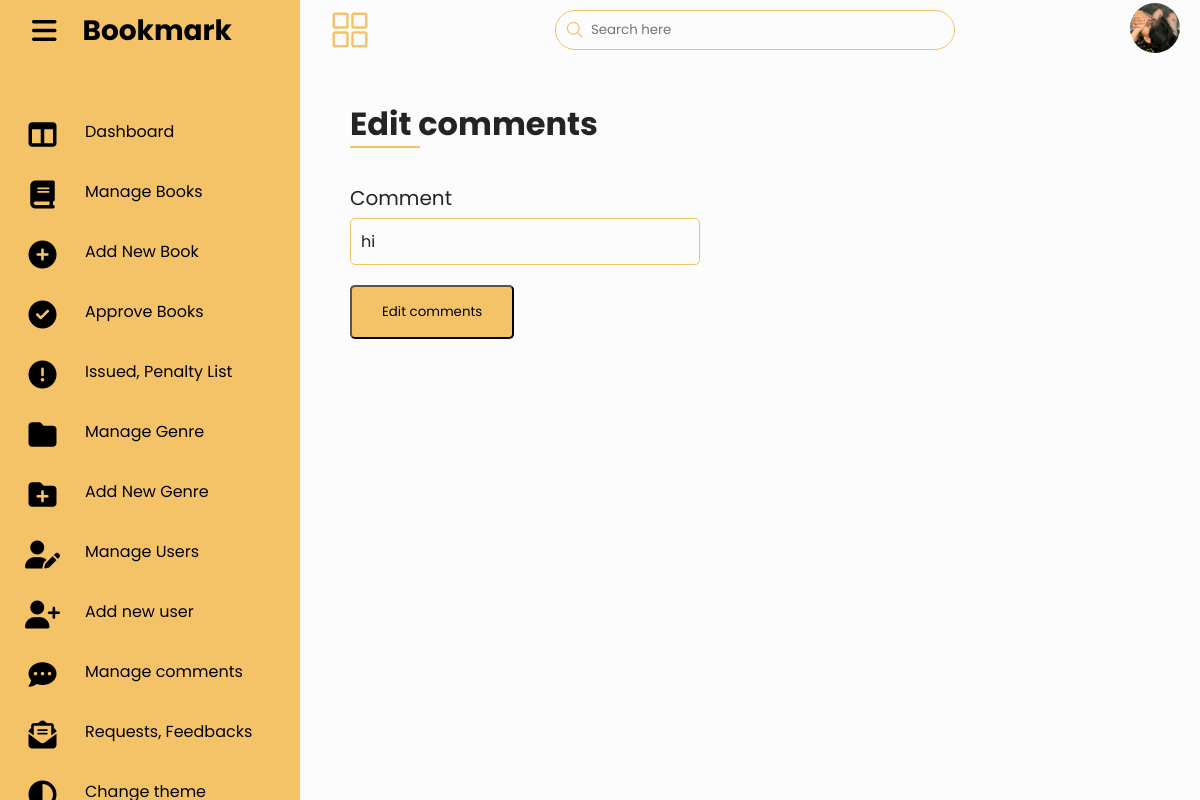
/admin/edit-comment.php?id=11 (signed in), run on the app's committed database.
### tables this page shows
CREATE TABLE `users` (
  `id` int(11) NOT NULL,
  `name` varchar(50) NOT NULL,
  `username` varchar(50) NOT NULL,
  `email` varchar(50) NOT NULL,
  `password` varchar(255) NOT NULL,
  `avatar` varchar(255) NOT NULL,
  `utype` varchar(11) NOT NULL,
  `address` text NOT NULL,
  `phone` int(11) NOT NULL,
  `is_admin` int(1) NOT NULL,
  `is_dark` int(1) NOT NULL
);

CREATE TABLE `comments` (
  `id` int(11) NOT NULL,
  `comment` text NOT NULL,
  `user_id` int(11) NOT NULL,
  `book_id` int(11) NOT NULL
);

### admin/edit-comment.php (the view, shortened to what this page needs)
<?php
if (isset($_GET['id'])){
    $comments_id = $_GET['id'];
}
include 'partials/header.php';
$user_id = $_SESSION['user_id'];
$imagequery = "SELECT * from users  where id = '$user_id' ";
$imageresult = mysqli_query($connection, $imagequery);
$user = mysqli_fetch_assoc($imageresult);
?>
        <?php include 'partials/main.php' ?>
            <?php
                $comments_query = "SELECT * from comments where id = '$comments_id'";
                $comments_result = mysqli_query($connection, $comments_query);
                $comments = mysqli_fetch_array($comments_result);
            ?>
            <div class="book-form" >
                <h1 class="page-title">Edit comments</h1>
                <form action="edit-comment-logic.php" method="post" enctype="multipart/form-data">
                    <div class="row">
                        <div class="input-box">
                            <span class="title">Comment </span>
                            <input type="text" required value="<?= $comments['comment'] ?>" name="comment">
                        </div>
                    </div>
                    <div class="submit">
                        <button type="submit" name="submit">Edit comments</button>
                    </div>
                </form>
            </div>
        </div>
    </div>
</body>
</html>

### admin/partials/main.php (shortened to what this page needs)
<div class="main">
            <div class="topbar">
                <div class="toggle">
                    <ion-icon name="grid-outline"></ion-icon>
                </div>
                <div class="search">
                    <label>
                        <input type="text" placeholder="Search here">
                        <ion-icon name="search-outline"></ion-icon>
                    </label>
                </div>
                <div class="user">
                <li>
                    <img src="<?= ROOT_URL. 'images/' . $user['avatar'] ?>" class="profile" />
                    </li>
                </div>
            </div>

### admin/assets/css/form.css (style rules this page uses)
:root { --blue: #ffd68c; --white: #212121; --gray: #f5f5f5; --gray2: #ffffff; --black1: #2222; --black2: #999; }
.light-theme { --blue: #ffd68c; --white: #ffffff; --gray: #242424; --gray2: #000000; --black1: #0d0d0d22; --black2: #ffffff; }
.book-form { width: 100%; padding: 20px; }
.page-title { margin-bottom: 10px; position: relative; color: var(--gray); }
.page-title::after { content: ''; bottom: 0; width: 70px; height: 2px; left: 0; position: absolute; background-color: var(--blue); }
.book-form .input-box { margin: 20px 0; }
.book-form .input-box span { font-size: 20px; display: block; color: var(--gray); margin: 5px 0; }
.book-form .input-box input { border-radius: 5px; font-size: 16px; padding: 10px; width: 350px; background-color: var(--white); color: var(--gray); border: 1px solid var(--blue); }
.book-form .submit button { background-color: var(--blue); padding: 15px 30px; border-radius: 5px; transition: all 300ms ease; cursor: pointer; }
.book-form .row { display: flex; gap: 2rem; }

### admin/assets/css/style.css (style rules this page uses)
* { font-family: "Poppins", sans-serif; margin: 0; padding: 0; box-sizing: border-box; }
:root { --blue: #ffd68c; --white: #212121; --gray: #f5f5f5; --black1: #2222; --black2: #4e4e4e; }
.light-theme { --blue: #f4c368 ; --white: #fcfcfc; --gray: #242424; --gray2: #000000; --black1: #74747422; --black2: #2a2929; }
body { min-height: 100vh; overflow-x: hidden; }
.main { position: absolute; width: calc(100% - 300px); left: 300px; padding:0 10px; min-height: 100vh; background: var(--white); transition: 0.5s; }
.topbar { width: 100%; height: 60px; display: flex; justify-content: space-between; align-items: center; padding: 0 10px; }
.toggle { position: relative; width: 60px; height: 60px; display: flex; justify-content: center; align-items: center; font-size: 2.5rem; cursor: pointer; }
.toggle ion-icon { color: var(--blue); }
.search { position: relative; width: 400px; margin: 0 10px; }
.search label { height: 40px; border-radius: 40px; padding: 5px 20px; padding-left: 35px; display: flex; align-items: center; width: 100%; font-size: 14px; color: white; outline: none; border: 1px solid var(--blue); }
.search label input { width: 80%; outline: 0; color: white; border: 0; color: var(--gray); background-color: var(--white); }
.search label ion-icon { color: var(--blue); position: absolute; top: 10px; left: 10px; font-size: 1.2rem; }
.user { display: flex; align-items: center; gap: 1rem; cursor: pointer; }
.user img { border-radius: 50%; width: 50px; height: 50px; object-fit: cover; }
.book-form { padding: 40px; }
.user li { list-style-type: none; position: relative; padding: 0.625rem 0 0.5rem; }
.user li .profile { height: 50px; width: 50px; object-fit: cover; object-position: center; border-radius: 50%; cursor: pointer; }

### data on the page
users: avatar (picture)
comments: comment "hi"
